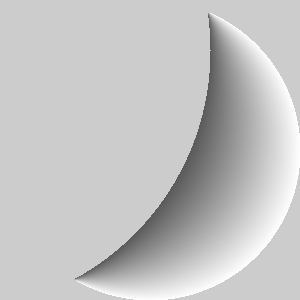
Frame 1 (no input)
Frame 60 (the mouse pressed at the canvas centre just before this capture): identical to frame 1, image omitted
Frame 120 (the mouse held since frame 60 and released just before this capture): identical to frame 1, image omitted

The Processing sketch that drew this single still picture (run headless with seeded random() and noise(); from frame 60 on, the mouse is pressed at the canvas centre):

// Processing sketch: TD5
// ── TD5.pde
void setup(){
  size(300, 300);
}

void draw(){
  loadPixels();
  colorMode(HSB, 255); // ou dans le setup()
  for (int j = 0; j < height; j++) {
    for (int i = 0; i < width; i++) {
      float dc = dist(i, j, width/2, height/2);
      float dc3 = dist(i, j, -width/6, height/6);
      if (dc<=height/2 && dc3>260){
        float h = 0;
        float s = 0;  
        float dbordint = (dc3-260);
        float dbordext = -(dc-height/2);
        float b = (dbordint*255 +dbordext*90)/(dbordint+dbordext);
        pixels[j*width+i] = color(h, s, b);
      }
    }
  }
  updatePixels();
}
